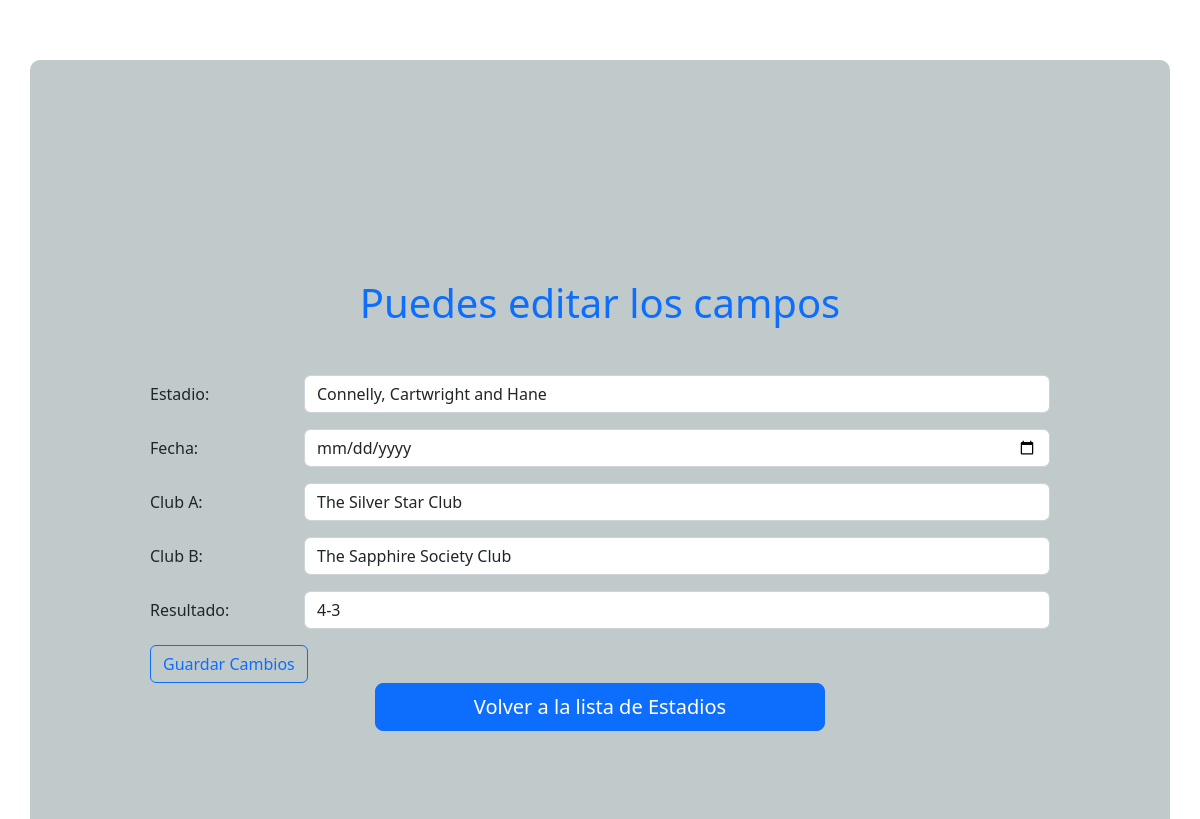
The app's page /edit/12 with its own data.
### models/models.py (models this page shows, shortened)
class Partido(db.Model):
    __tablename__ = 'partidos' # nombre de la tabla
    id = db.Column(db.Integer, primary_key=True)
    estadio = db.Column(db.String(50), nullable=False)
    fecha = db.Column(db.String(10), nullable=False)
    clubA = db.Column(db.String(25), nullable=False)
    clubB = db.Column(db.String(25), nullable=False)
    resultado = db.Column(db.String(3), nullable=False)

### app.py (the view, shortened to what this page needs)
@app.route("/edit/<partido_id>", methods=["GET", "POST"])
def edit(partido_id):
    partido = Partido.query.filter_by(id=partido_id).first()
    return render_template("edit.html", partido=partido)

### templates/edit.html (shortened to what this page needs)
{% extends 'layout.html' %}
{% block main %}
<div class="container">
    <h1 class="text-center mt-5 mb-5 text-primary">Puedes editar los campos</h1>
      <form method="POST" action="/edit/{{ partido.id }}" >
        <div class="row mb-3" >
            <label for="estadio" class="col-sm-2 col-form-label">Estadio:</label>
            <div class="col-sm-10">
                <input type="text" class="form-control" id="estadio" name="estadio" value="{{ partido.estadio }}">
            </div>
        </div>
        <div class="row mb-3">
            <label for="fecha"class="col-sm-2 col-form-label" >Fecha:</label>
            <div class="col-sm-10">
                <input type="date"  class="form-control" id="fecha" name="fecha" value="{{ partido.fecha }}">
            </div>
        </div>
        <div class="row mb-3">
            <label for="clubA" class="col-sm-2 col-form-label">Club A:</label>
            <div class="col-sm-10">
                <input type="text"  class="form-control" id="clubA" name="clubA" value="{{ partido.clubA }}">
            </div>
        </div>
        <div class="row mb-3">
            <label for="clubB" class="col-sm-2 col-form-label">Club B:</label>
            <div class="col-sm-10">
                <input type="text" class="form-control" id="clubB" name="clubB" value="{{ partido.clubB }}">
            </div>
        </div>
        <div class="row mb-3">
            <label for="resultado"class="col-sm-2 col-form-label" >Resultado:</label>
            <div class="col-sm-10">
                <input type="text"  class="form-control" id="resultado" name="resultado" value="{{ partido.resultado }}">
            </div>
        </div>
        <a  action="/edit/{{ partido.id }}" type="submit" class="btn btn-outline-primary">Guardar Cambios</a>
      </form>
    <div class="d-grid gap-2 col-6 mx-auto">
        <a href="/"  type="button" class="btn btn-primary btn-lg">Volver a la lista de Estadios</a>
    </div>
</div>
{% endblock main %}

### static/css/style.css (style rules this page uses)
.container { background-color: rgb(193, 202, 202); margin-top: 5%; padding: 60px; border: 10px; border-radius: 10px; }

### records on screen
Partido: estadio "Connelly, Cartwright and Hane", clubA "The Silver Star Club", clubB "The Sapphire Society Club", resultado "4-3"
